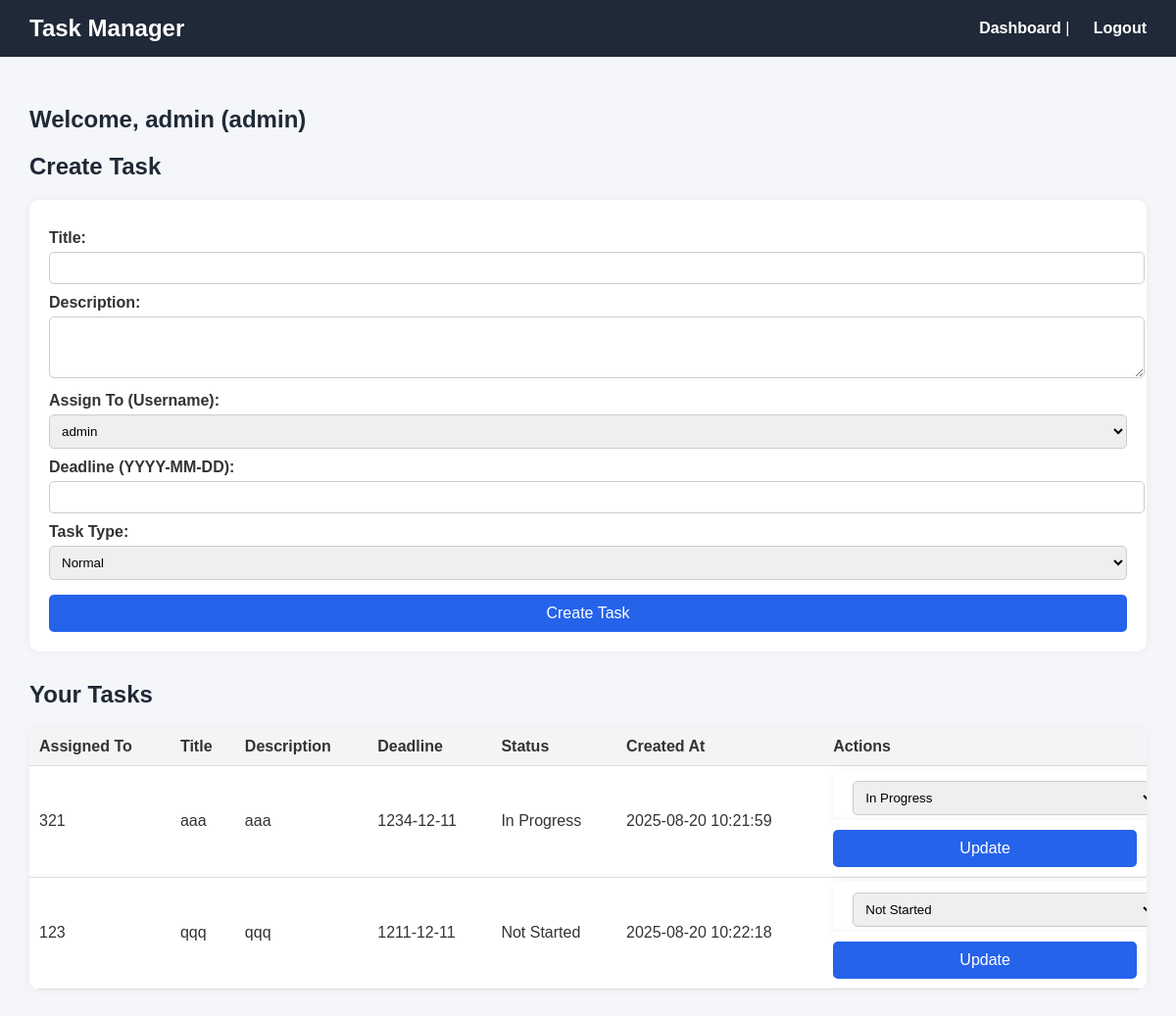
Page /tasks (signed in) on the committed database.
### database.py (models this page shows)
class User(Base):
    __tablename__ = "users"
    id = Column(Integer, primary_key=True, index=True)
    username = Column(String, unique=True, index=True)
    password_hash = Column(String)
    role = Column(String)
    department_id = Column(Integer, ForeignKey("departments.id"), nullable=True) # Link to Department
    department = relationship("Department")

class Task(Base):
    __tablename__ = "tasks"
    id = Column(Integer, primary_key=True, index=True)
    title = Column(String)
    description = Column(Text)
    assigned_to = Column(String) # Still assigned by username
    deadline = Column(String)
    status = Column(String)
    created_at = Column(DateTime, default=datetime.now)
    type = Column(String) # Ensure 'type' is here if using Factory Method for task types
    department_id = Column(Integer, ForeignKey("departments.id"), nullable=True)
    department = relationship("Department")

### main.py (the view)
@app.get("/tasks", response_class=HTMLResponse)
async def tasks_page(request: Request):
    token = request.cookies.get("session_token")
    if not token or not auth_manager.validate_token(token):
        return RedirectResponse(url="/login")
    username = auth_manager.get_logged_in_user(token)
    role = auth_manager.get_user_role(token)
    tasks = []
    if role == 'admin': # Admin sees ALL tasks
        tasks = task_manager.get_all_tasks()
    elif role == 'manager': # Manager sees tasks for their department and sub-departments
        manager_user_obj = next((u for u in auth_manager.get_all_users() if u['username'] == username), None)
        manager_dept_id = manager_user_obj['department_id'] if manager_user_obj else None
        if manager_dept_id:
            relevant_dept_ids = department_manager.get_all_department_ids_in_hierarchy(manager_dept_id)
            users_in_relevant_depts = auth_manager.get_users_by_department_ids(relevant_dept_ids)
            relevant_usernames = [u["username"] for u in users_in_relevant_depts]
            tasks = task_manager.get_tasks_for_employees(relevant_usernames) # New method
        else:
            tasks = task_manager.get_tasks_by_user(username)
    else: # Employee role
        tasks = task_manager.get_tasks_by_user(username)
    all_users_for_dropdown = auth_manager.get_all_users()
    tasks = []
    if role == 'admin': # Admin sees ALL tasks and can assign to anyone
        tasks = task_manager.get_all_tasks()
        all_users = all_users_for_dropdown # Admin can assign to all users
    elif role == 'manager': # Manager sees tasks for their department and sub-departments, and can assign to users in those depts
        manager_user_obj = next((u for u in all_users_for_dropdown if u['username'] == username), None)
        manager_dept_id = manager_user_obj['department_id'] if manager_user_obj else None
        if manager_dept_id:
            relevant_dept_ids = department_manager.get_all_department_ids_in_hierarchy(manager_dept_id)
            users_in_relevant_depts = auth_manager.get_users_by_department_ids(relevant_dept_ids)
            relevant_usernames = [u["username"] for u in users_in_relevant_depts]
            tasks = task_manager.get_tasks_for_employees(relevant_usernames)
            all_users = users_in_relevant_depts # Manager can only assign to users in relevant depts
        else:
            tasks = task_manager.get_tasks_by_user(username)
            all_users = [{'username': username, 'role': role, 'department_id': manager_dept_id}] # Can only assign to self
    else: # Employee role - sees only their own tasks and can only assign to themselves
        tasks = task_manager.get_tasks_by_user(username)
        all_users = [{'username': username, 'role': role, 'department_id': None}] # Can only assign to self
    return templates.TemplateResponse("tasks.html", {
        "request": request,
        "username": username,
        "role": role,
        "tasks": tasks,
        "message": None,
        "all_users": all_users  # Pass the list of all users
    })

### templates/tasks.html (shortened to what this page needs)
<!DOCTYPE html>
<html lang="en">
<head>
    <link rel="stylesheet" href="/static/style.css">
</head>
<body>
    <header>
        <h1>Task Manager</h1>
        <nav>
            <a href="/dashboard">Dashboard</a> | <a href="/logout">Logout</a>
        </nav>
    </header>
    <main>
        <h2>Welcome, {{ username }} ({{ role }})</h2>
        {% if role == 'admin' or role == 'manager' %}
        <h2>Create Task</h2>
        <form method="post" action="/tasks/create">
            <label>Title:</label>
            <input type="text" name="title" required>
            <label>Description:</label>
            <textarea name="description" rows="3" required></textarea>
            <label>Assign To (Username):</label>
            <select name="assigned_to" required>
                {% for user_data in all_users %}
                <option value="{{ user_data.username }}">{{ user_data.username }}</option>
                {% endfor %}
            </select>
            <label>Deadline (YYYY-MM-DD):</label>
            <input type="text" name="deadline" required>
            <label>Task Type:</label>
            <select name="task_type">
                <option value="Task">Normal</option>
            </select>
            <button type="submit">Create Task</button>
        </form>
        {% endif %}
        <h2>Your Tasks</h2>
        <table>
            <tr>
                <th>Assigned To</th>
                <th>Title</th>
                <th>Description</th>
                <th>Deadline</th>
                <th>Status</th>
                <th>Created At</th>
                <th>Actions</th>
            </tr>
            {% for task in tasks %}
            <tr>
                <td>{{ task.assigned_to }}</td>
                <td>{{ task.title }}</td>
                <td>{{ task.description }}</td>
                <td>{{ task.deadline }}</td>
                <td>{{ task.status }}</td>
                <td>{{ task.created_at }}</td>
                <td>
                    <form action="/tasks/update_status" method="post" style="display:inline;">
                        <select name="new_status">
                            <option value="Not Started" {% if task.status == 'Not Started' %}selected{% endif %}>Not Started</option>
                            <option value="In Progress" {% if task.status == 'In Progress' %}selected{% endif %}>In Progress</option>
                        </select>
                        <button type="submit">Update</button>
                    </form>
                </td>
            </tr>
            {% else %}
            <tr><td colspan="7">No tasks assigned yet.</td></tr>
            {% endfor %}
        </table>
    </main>
</body>
</html>

### static/css/style.css (style rules this page uses)
body { font-family: Arial, sans-serif; margin: 0; padding: 0; background: #f4f6f9; color: #333; }
form label { display: block; margin-top: 1rem; font-weight: bold; }
form input, form select { width: 100%; padding: 0.5rem; margin-top: 0.3rem; border: 1px solid #ccc; border-radius: 5px; }
button { margin-top: 1.5rem; padding: 0.7rem; width: 100%; border: none; border-radius: 5px; background: #2980b9; color: white; font-size: 1rem; cursor: pointer; }

### templates/tasks.html (style rules this page uses)
body { font-family: Arial, sans-serif; background-color: #f4f6f9; margin:0; padding:0; }
header { background-color:#1f2937; color:#fff; padding:15px 30px; display:flex; justify-content:space-between; align-items:center; }
header h1 { margin:0; font-size:24px; }
nav a { color:#fff; text-decoration:none; margin-left:20px; font-weight:bold; }
main { padding:30px; }
h2 { color:#1f2937; }
form { background-color:#fff; padding:20px; border-radius:10px; box-shadow:0 0 10px rgba(0,0,0,0.05); margin-bottom:30px; }
form label { display:block; margin-top:10px; font-weight:bold; }
form input, form select, form textarea { width:100%; padding:8px; margin-top:5px; border-radius:5px; border:1px solid #ccc; }
form button { margin-top:15px; padding:10px 20px; background-color:#2563eb; color:#fff; border:none; border-radius:5px; cursor:pointer; }
table { width:100%; border-collapse:collapse; background-color:#fff; border-radius:10px; overflow:hidden; box-shadow:0 0 10px rgba(0,0,0,0.05); }
table th, table td { padding:10px; text-align:left; border-bottom:1px solid #ddd; }
table th { background-color:#f3f4f6; }
a { color:#2563eb; text-decoration:none; }

### rows in the picture
User: role "admin"
Task: assigned_to "321", title "aaa", description "aaa", deadline "1234-12-11", status "In Progress", created_at "2025-08-20 10:21:59", new_status "In Progress"
Task: assigned_to "123", title "qqq", description "qqq", deadline "1211-12-11", status "Not Started", created_at "2025-08-20 10:22:18", new_status "Not Started"

### other values in the picture
{{ username }} "admin"
form field assigned_to "admin"
